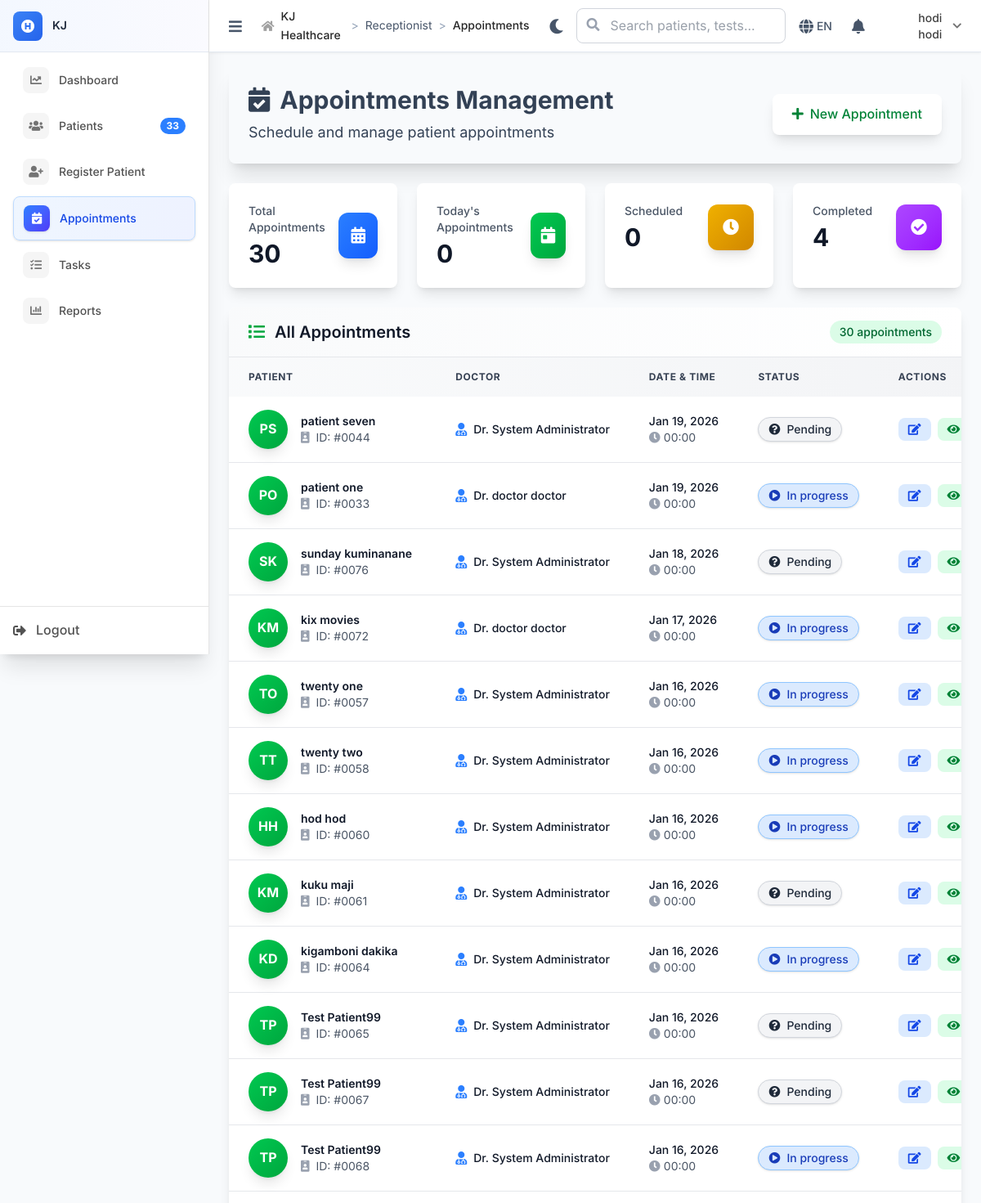
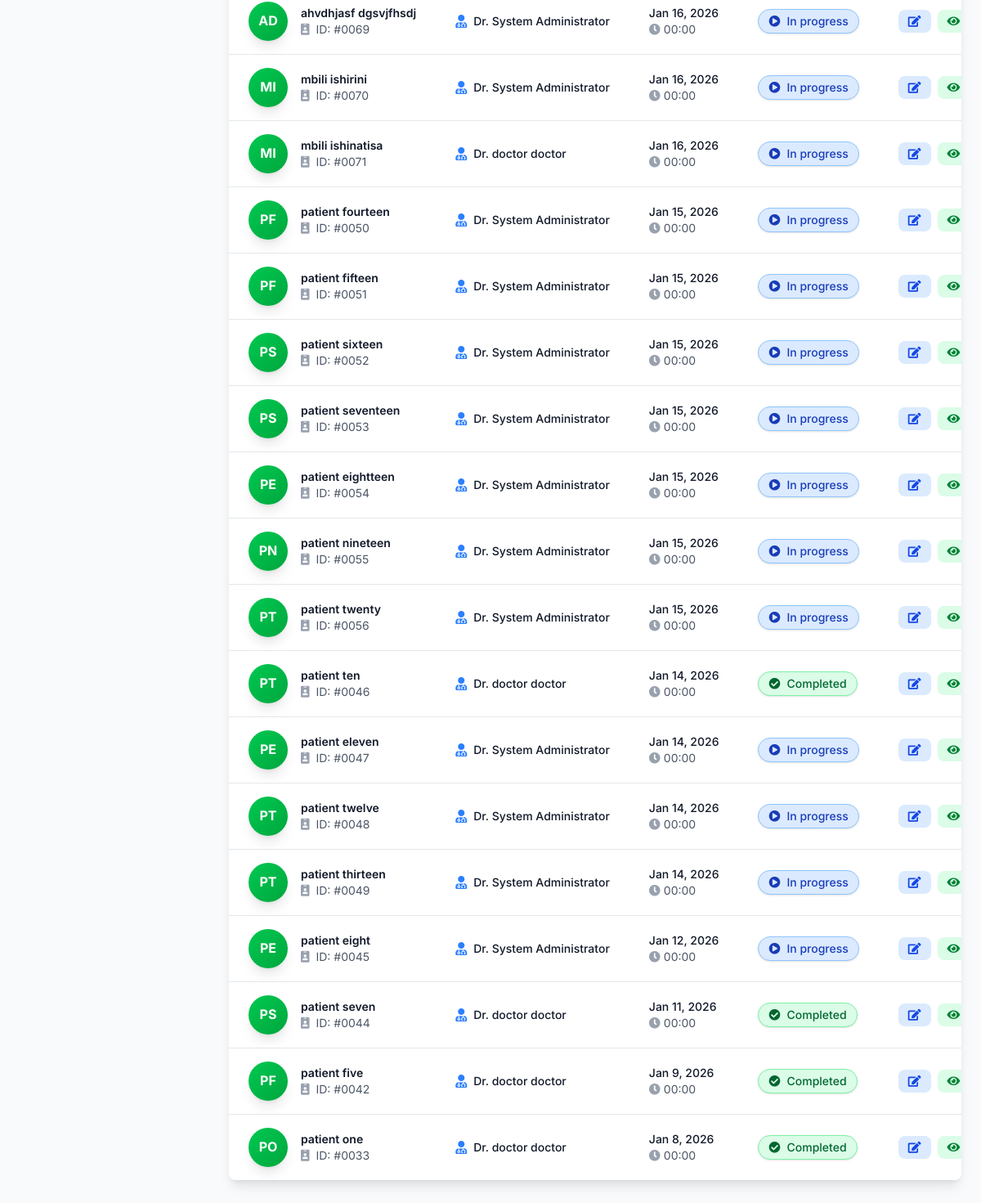
The app's page /receptionist/appointments (signed in) with its own data (2 pictures, top to bottom).
### tables this page shows
CREATE TABLE `consultations` (
  `id` int NOT NULL,
  `visit_id` int NOT NULL,
  `patient_id` int NOT NULL,
  `doctor_id` int NOT NULL,
  `consultation_number` int DEFAULT '1' COMMENT 'Multiple doctors can see patient same visit',
  `consultation_type` enum('new','follow_up','emergency','referral') DEFAULT 'new',
  `main_complaint` text,
  `history_of_present_illness` text,
  `on_examination` text,
  `diagnosis` text,
  `preliminary_diagnosis_id` int DEFAULT NULL COMMENT 'FK to icd_codes for preliminary diagnosis',
  `preliminary_diagnosis` text,
  `final_diagnosis` text,
  `final_diagnosis_id` int DEFAULT NULL COMMENT 'FK to icd_codes for final diagnosis',
  `treatment_plan` text,
  `notes` text,
  `follow_up_required` tinyint(1) DEFAULT '0',
  `follow_up_date` date DEFAULT NULL,
  `follow_up_instructions` text,
  `referred_to` varchar(200) DEFAULT NULL COMMENT 'Future: referral destination',
  `referral_reason` text COMMENT 'Future: why referred',
  `status` enum('pending','in_progress','completed','cancelled') DEFAULT 'pending',
  `cancellation_reason` text,
  `started_at` timestamp NULL DEFAULT NULL,
  `completed_at` timestamp NULL DEFAULT NULL,
  `created_at` timestamp NOT NULL DEFAULT CURRENT_TIMESTAMP,
  `updated_at` timestamp NOT NULL DEFAULT CURRENT_TIMESTAMP ON UPDATE CURRENT_TIMESTAMP
);

CREATE TABLE `patients` (
  `id` int NOT NULL,
  `registration_number` varchar(20) NOT NULL,
  `first_name` varchar(50) NOT NULL,
  `last_name` varchar(50) NOT NULL,
  `date_of_birth` date DEFAULT NULL,
  `gender` enum('male','female','other') DEFAULT NULL,
  `phone` varchar(20) DEFAULT NULL,
  `email` varchar(100) DEFAULT NULL,
  `address` text,
  `occupation` varchar(100) DEFAULT NULL,
  `emergency_contact_name` varchar(100) DEFAULT NULL,
  `emergency_contact_phone` varchar(20) DEFAULT NULL,
  `blood_group` varchar(5) DEFAULT NULL COMMENT 'A+, B-, O+, etc',
  `allergies` text COMMENT 'Known allergies',
  `chronic_conditions` text COMMENT 'Diabetes, Hypertension, etc',
  `insurance_company` varchar(100) DEFAULT NULL COMMENT 'Future use',
  `insurance_number` varchar(50) DEFAULT NULL COMMENT 'Future use',
  `created_at` timestamp NOT NULL DEFAULT CURRENT_TIMESTAMP,
  `updated_at` timestamp NOT NULL DEFAULT CURRENT_TIMESTAMP ON UPDATE CURRENT_TIMESTAMP
);

CREATE TABLE `users` (
  `id` int NOT NULL,
  `username` varchar(50) NOT NULL,
  `password_hash` varchar(255) NOT NULL,
  `email` varchar(100) NOT NULL,
  `role` enum('admin','receptionist','doctor','lab_technician','accountant','pharmacist','radiologist','nurse') NOT NULL,
  `first_name` varchar(50) NOT NULL,
  `last_name` varchar(50) NOT NULL,
  `phone` varchar(20) DEFAULT NULL,
  `specialization` varchar(100) DEFAULT NULL COMMENT 'For doctors - future use',
  `is_active` tinyint(1) DEFAULT '1',
  `created_at` timestamp NOT NULL DEFAULT CURRENT_TIMESTAMP,
  `updated_at` timestamp NOT NULL DEFAULT CURRENT_TIMESTAMP ON UPDATE CURRENT_TIMESTAMP
);

### views/receptionist/appointments.php (the view, shortened to what the rows shown need)
<div class="bg-green rounded-lg shadow-xl p-6 mb-6">
    <div class="flex items-center justify-between">
        <div class="text-green">
            <h1 class="text-3xl font-bold flex items-center">
                <i class="fas fa-calendar-check mr-3 text-green"></i>
                Appointments Management
            </h1>
        </div>
    </div>
</div>
<div class="bg-white rounded-lg shadow-lg overflow-hidden">
    <?php if (empty($appointments)): ?>
        <div class="p-12 text-center">
            <div class="w-24 h-24 mx-auto mb-6 bg-gradient-to-br from-gray-100 to-gray-200 rounded-full flex items-center justify-center shadow-lg">
                <i class="fas fa-calendar-times text-4xl text-gray-400"></i>
            </div>
            <h3 class="text-xl font-semibold text-gray-900 mb-3">No appointments scheduled</h3>
            <p class="text-gray-600 mb-8 text-lg">Start by scheduling your first appointment</p>
            <a href="<?php echo BASE_PATH; ?>/receptionist/appointments" class="bg-gradient-to-r from-green-500 to-green-600 hover:from-green-600 hover:to-green-700 text-white px-6 py-3 rounded-lg font-medium transition-all duration-300 transform hover:scale-105 shadow-lg">
                <i class="fas fa-plus mr-2"></i>Schedule First Appointment
            </a>
        </div>
    <?php else: ?>
        <div class="overflow-x-auto">
            <table class="w-full">
                <thead class="bg-gradient-to-r from-gray-50 to-gray-100">
                    <tr>
                        <th class="px-6 py-4 text-left text-xs font-bold text-gray-700 uppercase tracking-wider">Patient</th>
                        <th class="px-6 py-4 text-left text-xs font-bold text-gray-700 uppercase tracking-wider">Doctor</th>
                        <th class="px-6 py-4 text-left text-xs font-bold text-gray-700 uppercase tracking-wider">Date & Time</th>
                        <th class="px-6 py-4 text-left text-xs font-bold text-gray-700 uppercase tracking-wider">Status</th>
                        <th class="px-6 py-4 text-left text-xs font-bold text-gray-700 uppercase tracking-wider">Actions</th>
                    </tr>
                </thead>
                <tbody class="divide-y divide-gray-200">
                    <?php foreach ($appointments as $appointment): ?>
                    <tr class="hover:bg-green-50 transition-all duration-300">
                        <td class="px-6 py-4 whitespace-nowrap">
                            <div class="flex items-center">
                                <div class="w-12 h-12 bg-gradient-to-br from-green-500 to-green-600 rounded-full flex items-center justify-center text-white font-bold shadow-lg mr-4">
                                    <?php echo strtoupper(substr($appointment['first_name'], 0, 1) . substr($appointment['last_name'], 0, 1)); ?>
                                </div>
                                <div>
                                    <div class="text-sm font-semibold text-gray-900">
                                        <?php echo htmlspecialchars($appointment['first_name'] . ' ' . $appointment['last_name']); ?>
                                    </div>
                                    <div class="text-sm text-gray-600">
                                        <i class="fas fa-id-badge mr-1 text-gray-400"></i>
                                        ID: #<?php echo str_pad($appointment['patient_id'], 4, '0', STR_PAD_LEFT); ?>
                                    </div>
                                </div>
                            </div>
                        </td>
                        <td class="px-6 py-4 whitespace-nowrap">
                            <div class="flex items-center">
                                <i class="fas fa-user-md text-blue-500 mr-2"></i>
                                <span class="text-sm font-medium text-gray-900">
                                    Dr. <?php echo htmlspecialchars($appointment['doctor_first'] . ' ' . $appointment['doctor_last']); ?>
                                </span>
                            </div>
                        </td>
                        <td class="px-6 py-4 whitespace-nowrap">
                            <div class="text-sm text-gray-900">
                                <?php $apt = $appointment['appointment_date'] ?? $appointment['visit_date'] ?? $appointment['created_at']; ?>
                                <div class="font-medium"><?php echo date('M j, Y', strtotime($apt)); ?></div>
                                <div class="text-gray-600 flex items-center">
                                    <i class="fas fa-clock mr-1 text-gray-400"></i>
                                    <?php echo date('H:i', strtotime($apt)); ?>
                                </div>
                            </div>
                        </td>
                        <td class="px-6 py-4 whitespace-nowrap">
                            <span class="inline-flex items-center px-3 py-1 rounded-full text-sm font-medium shadow-sm
                                <?php
                                switch ($appointment['status']) {
                                    case 'in_progress':
                                        echo 'bg-blue-100 text-blue-800 border border-blue-300';
                                        $icon = 'fas fa-play-circle';
                                        break;
                                    case 'completed':
                                        echo 'bg-green-100 text-green-800 border border-green-300';
                                        $icon = 'fas fa-check-circle';
                                        break;
                                    default:
                                        echo 'bg-gray-100 text-gray-800 border border-gray-300';
                                        $icon = 'fas fa-question-circle';
                                }
                                ?>">
                                <i class="<?php echo $icon; ?> mr-2"></i>
                                <?php echo ucfirst(str_replace('_', ' ', $appointment['status'])); ?>
                            </span>
                        </td>
                        <td class="px-6 py-4 whitespace-nowrap">
                            <div class="flex items-center gap-2">
                                <a href="#" class="bg-blue-100 hover:bg-blue-200 text-blue-700 px-3 py-1 rounded-lg text-sm font-medium transition-all duration-300 transform hover:scale-105" title="Edit Appointment">
                                    <i class="fas fa-edit"></i>
                                </a>
                                <a href="<?= htmlspecialchars($BASE_PATH) ?>/receptionist/view_patient?id=<?= $appointment['patient_id'] ?>" class="bg-green-100 hover:bg-green-200 text-green-700 px-3 py-1 rounded-lg text-sm font-medium transition-all duration-300 transform hover:scale-105" title="View Patient">
                                    <i class="fas fa-eye"></i>
                                </a>
                            </div>
                        </td>
                    </tr>
                    <?php endforeach; ?>
                </tbody>
            </table>
        </div>
    <?php endif; ?>
</div>

### records on screen
consultations: patient.last_name "PS", patient.last_name "patient seven", patient "0044", doctor.last_name "System Administrator", apt "Jan 19, 2026", apt "00:00", status "Pending"
consultations: patient.last_name "PO", patient.last_name "patient one", patient "0033", doctor.last_name "doctor doctor", apt "Jan 19, 2026", apt "00:00", status "In progress"
consultations: patient.last_name "SK", patient.last_name "sunday kuminanane", patient "0076", doctor.last_name "System Administrator", apt "Jan 18, 2026", apt "00:00", status "Pending"
consultations: patient.last_name "KM", patient.last_name "kix movies", patient "0072", doctor.last_name "doctor doctor", apt "Jan 17, 2026", apt "00:00", status "In progress"
consultations: patient.last_name "TO", patient.last_name "twenty one", patient "0057", doctor.last_name "System Administrator", apt "Jan 16, 2026", apt "00:00", status "In progress"
consultations: patient.last_name "TT", patient.last_name "twenty two", patient "0058", doctor.last_name "System Administrator", apt "Jan 16, 2026", apt "00:00", status "In progress"
consultations: patient.last_name "HH", patient.last_name "hod hod", patient "0060", doctor.last_name "System Administrator", apt "Jan 16, 2026", apt "00:00", status "In progress"
consultations: patient.last_name "KM", patient.last_name "kuku maji", patient "0061", doctor.last_name "System Administrator", apt "Jan 16, 2026", apt "00:00", status "Pending"
consultations: patient.last_name "KD", patient.last_name "kigamboni dakika", patient "0064", doctor.last_name "System Administrator", apt "Jan 16, 2026", apt "00:00", status "In progress"
consultations: patient.last_name "TP", patient.last_name "Test Patient99", patient "0065", doctor.last_name "System Administrator", apt "Jan 16, 2026", apt "00:00", status "Pending"
consultations: patient.last_name "TP", patient.last_name "Test Patient99", patient "0067", doctor.last_name "System Administrator", apt "Jan 16, 2026", apt "00:00", status "Pending"
consultations: patient.last_name "TP", patient.last_name "Test Patient99", patient "0068", doctor.last_name "System Administrator", apt "Jan 16, 2026", apt "00:00", status "In progress"
consultations: patient.last_name "AD", patient.last_name "ahvdhjasf dgsvjfhsdj", patient "0069", doctor.last_name "System Administrator", apt "Jan 16, 2026", apt "00:00", status "In progress"
consultations: patient.last_name "MI", patient.last_name "mbili ishirini", patient "0070", doctor.last_name "System Administrator", apt "Jan 16, 2026", apt "00:00", status "In progress"
consultations: patient.last_name "MI", patient.last_name "mbili ishinatisa", patient "0071", doctor.last_name "doctor doctor", apt "Jan 16, 2026", apt "00:00", status "In progress"
consultations: patient.last_name "PF", patient.last_name "patient fourteen", patient "0050", doctor.last_name "System Administrator", apt "Jan 15, 2026", apt "00:00", status "In progress"
consultations: patient.last_name "PF", patient.last_name "patient fifteen", patient "0051", doctor.last_name "System Administrator", apt "Jan 15, 2026", apt "00:00", status "In progress"
consultations: patient.last_name "PS", patient.last_name "patient sixteen", patient "0052", doctor.last_name "System Administrator", apt "Jan 15, 2026", apt "00:00", status "In progress"
consultations: patient.last_name "PS", patient.last_name "patient seventeen", patient "0053", doctor.last_name "System Administrator", apt "Jan 15, 2026", apt "00:00", status "In progress"
consultations: patient.last_name "PE", patient.last_name "patient eightteen", patient "0054", doctor.last_name "System Administrator", apt "Jan 15, 2026", apt "00:00", status "In progress"
consultations: patient.last_name "PN", patient.last_name "patient nineteen", patient "0055", doctor.last_name "System Administrator", apt "Jan 15, 2026", apt "00:00", status "In progress"
consultations: patient.last_name "PT", patient.last_name "patient twenty", patient "0056", doctor.last_name "System Administrator", apt "Jan 15, 2026", apt "00:00", status "In progress"
consultations: patient.last_name "PT", patient.last_name "patient ten", patient "0046", doctor.last_name "doctor doctor", apt "Jan 14, 2026", apt "00:00", status "Completed"
consultations: patient.last_name "PE", patient.last_name "patient eleven", patient "0047", doctor.last_name "System Administrator", apt "Jan 14, 2026", apt "00:00", status "In progress"
consultations: patient.last_name "PT", patient.last_name "patient twelve", patient "0048", doctor.last_name "System Administrator", apt "Jan 14, 2026", apt "00:00", status "In progress"
consultations: patient.last_name "PT", patient.last_name "patient thirteen", patient "0049", doctor.last_name "System Administrator", apt "Jan 14, 2026", apt "00:00", status "In progress"
consultations: patient.last_name "PE", patient.last_name "patient eight", patient "0045", doctor.last_name "System Administrator", apt "Jan 12, 2026", apt "00:00", status "In progress"
consultations: patient.last_name "PS", patient.last_name "patient seven", patient "0044", doctor.last_name "doctor doctor", apt "Jan 11, 2026", apt "00:00", status "Completed"
consultations: patient.last_name "PF", patient.last_name "patient five", patient "0042", doctor.last_name "doctor doctor", apt "Jan 9, 2026", apt "00:00", status "Completed"
consultations: patient.last_name "PO", patient.last_name "patient one", patient "0033", doctor.last_name "doctor doctor", apt "Jan 8, 2026", apt "00:00", status "Completed"

### other values on screen
$_ENV['APP_NAME'] "KJ"
$item['text'] "Dashboard"
$item['text'] "Patients"
$badge "33"
$item['text'] "Register Patient"
$item['text'] "Appointments"
$item['text'] "Tasks"
$item['text'] "Reports"
$crumb['text'] "Receptionist"
$crumb['text'] "Appointments"
$_SESSION['user_name'] "hodi hodi"
$card['label'] "Total Appointments"
$card['count'] "30"
$card['label'] "Today's Appointments"
$card['count'] "0"
